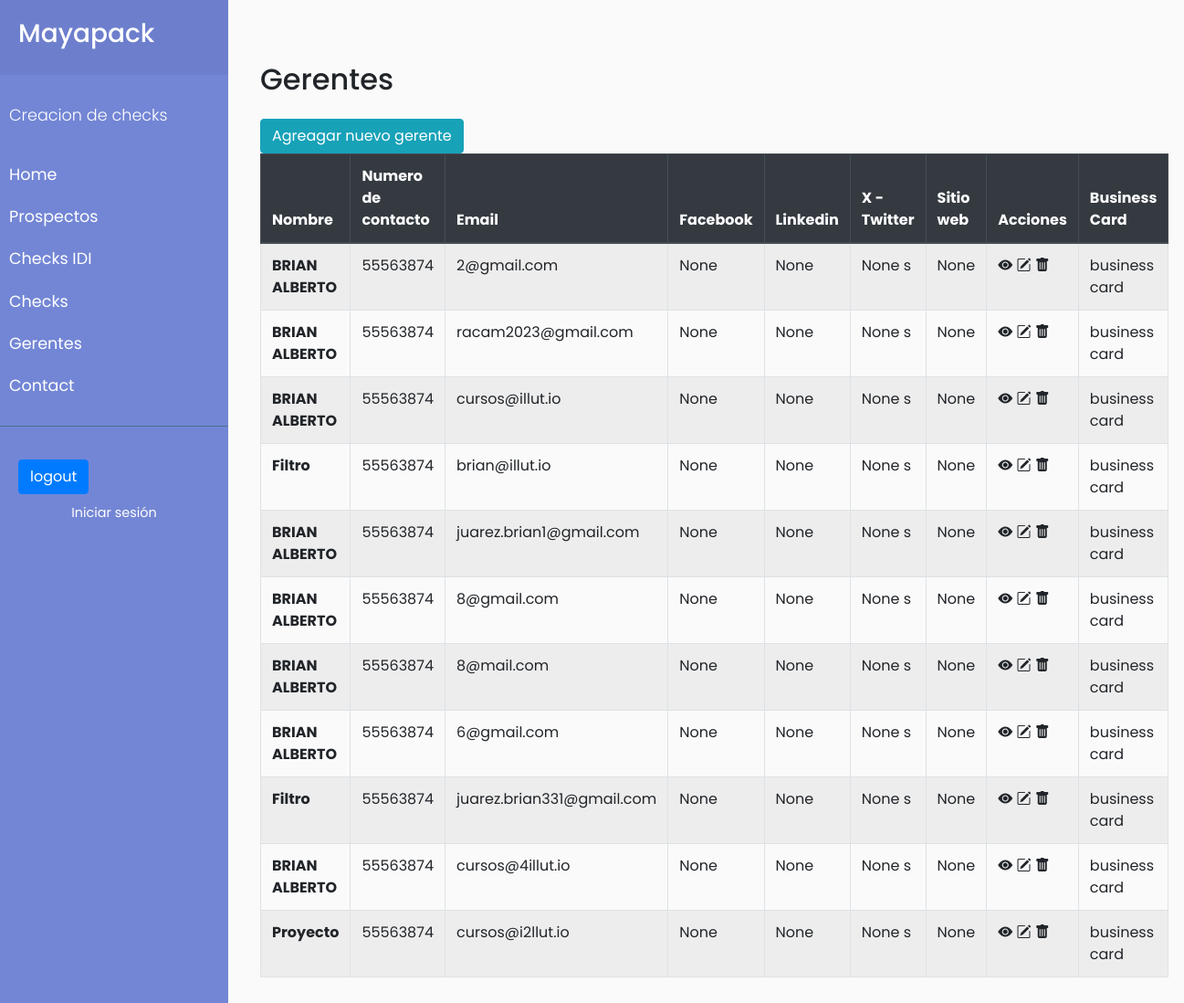
/vendedores, run on an earlier commit of the app's database.
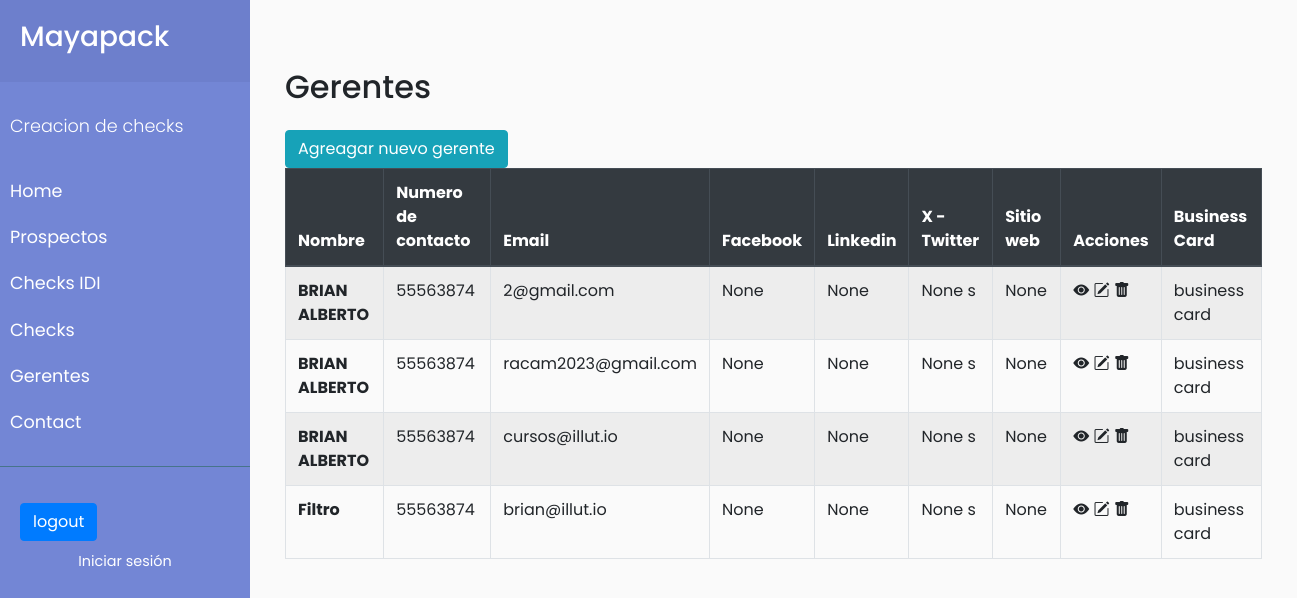
And on a later commit of the database.
### bc/models.py (models this page shows, shortened)
class Vendedores(models.Model):
    nombre = models.CharField(max_length=100)
    numero_contacto = models.CharField(max_length=20, blank=True )
    email = models.EmailField(unique=True, blank=True)
    facebook = models.URLField(blank=True, null=True)
    x_twitter = models.URLField(blank=True, null=True, verbose_name="X (Twitter)")
    instagram = models.URLField(blank=True, null=True)
    linkedin = models.URLField(blank=True, null=True)
    sitio_web = models.URLField(blank=True, null=True)
    video_corporativo = models.URLField(blank=True, null=True)

### bc/views.py (the view)
# urls.py: path('vendedores',views.listar_vendedores.as_view(), name='vendedores'),
class listar_vendedores(ListView):
    model=Vendedores

### templates/bc/vendedores_list.html (shortened to what this page needs)
{% extends 'base.html' %}
{% block content %}
{% load static %}
<div id="content">
<div class="container mt-5">
    <h2 class="mb-4">Gerentes</h2>
     <button type="button" class="btn btn-info">
                        <a href="{% url 'vendedorC' %}" ><span>Agreagar nuevo gerente</span></a>
                    </button>
    <table class="table table-striped table-bordered">
        <thead class="thead-dark">
            <tr>
                <th scope="col">Nombre </th>
                <th scope="col">Numero de contacto</th>
                <th scope="col">Email</th>
                <th scope="col">Facebook</th>
                <th scope="col">Linkedin</th>
                 <th scope="col"> X - Twitter</th>
                <th scope="col">Sitio web</th>
                <th scope="col">Acciones</th>
                <th scope="col">Business Card</th>
            </tr>
        </thead>
        <tbody>
        {%if object_list %}
           {%for obj in object_list %}
                <tr>
                    <th scope="row">{{obj.nombre}} </th>
                    <td > {{obj.numero_contacto}}</td>
                    <td > {{obj.email}}</td>
                    <td > {{obj.facebook}}</td>
                    <td>{{obj.linkedin}}  </td>
                    <td>{{obj.sitio_web}} s</td>
                    <td>{{obj.video_corporativo}} </td>
                    <td>
                        <a href="{% url 'bc' obj.id  %}">  <i class="bi bi-eye-fill"></i></a>
                        <a href="{% url 'vendedorU' obj.id  %}"> <i class="bi bi-pencil-square"></i></a>
                        <a href="{% url 'vendedorD' obj.id  %}"><i class="bi bi-trash-fill"></i></a>
                    </td>
                    <td><a href="{% url 'bc' obj.id  %}">business card  </a> </td>
                </tr>
            {%endfor%}
        {%else%}
        <h1>No hay elementos a mostrar</h1>
        {%endif%}
        </tbody>
    </table>
</div>
</div>
{% endblock %}

### templates/base.html (shortened to what this page needs)
<!DOCTYPE html>
<html lang="es">
<head>
    <link href="https://stackpath.bootstrapcdn.com/bootstrap/4.5.2/css/bootstrap.min.css" rel="stylesheet">
    <link rel="stylesheet" href="https://cdn.jsdelivr.net/npm/bootstrap-icons@1.11.3/font/bootstrap-icons.min.css">
{% load static %}
    <link rel="stylesheet" href="{% static 'cotizaciones/css/sidemenu.css' %}">
</head>
<body>
    <div class="wrapper">
        <nav id="sidebar">
            <div class="sidebar-header">
                <h3>Mayapack</h3>
            </div>
            <ul class="list-unstyled components">
                <p>Creacion de checks</p>
                <li>
                    <a href="{% url 'index'  %}">Home</a>
                </li>
                <li>
                    <a href="{% url 'clientes'  %}">Prospectos</a>
                </li>
                <li>
                    <a href="{% url 'idi'  %}">Checks IDI </a>
                </li>
                 <li>
                    <a href="{% url 'cotizaciones'  %}">Checks</a>
                </li>
                <li>
                    <a href="{% url 'vendedores'  %}">Gerentes</a>
                </li>
                <li>
                    <a href="#">Contact</a>
                </li>
            </ul>
            <ul class="list-unstyled CTAs">
                <form method="POST" action="{% url 'logout' %}">
            <button  class="btn btn-primary" type="submit">logout</button>
            <li class="article"><a href="{% url 'login'%}?next={{request.path}}">Iniciar sesión</a></li>
                </form>
            </ul>
        </nav>
        {% block content %}{% endblock %}
    </div>
</body>
</html>

### cotizaciones/static/cotizaciones/css/sidemenu.css (style rules this page uses)
body { font-family: 'Poppins', sans-serif; background: #fafafa; }
p { font-family: 'Poppins', sans-serif; font-size: 1.1em; font-weight: 300; line-height: 1.7em; color: #999; }
a, a:hover, a:focus { color: inherit; text-decoration: none; transition: all 0.3s; }
.wrapper { display: flex; width: 100%; align-items: stretch; }
#sidebar { min-width: 250px; max-width: 250px; background: #7386D5; color: #fff; transition: all 0.3s; }
#sidebar .sidebar-header { padding: 20px; background: #6d7fcc; }
#sidebar ul.components { padding: 20px 0; border-bottom: 1px solid #47748b; }
#sidebar ul p { color: #fff; padding: 10px; }
#sidebar ul li a { padding: 10px; font-size: 1.1em; display: block; }
ul.CTAs { padding: 20px; }
ul.CTAs a { text-align: center; font-size: 0.9em !important; display: block; border-radius: 5px; margin-bottom: 5px; }
#content { width: 100%; padding: 20px; min-height: 100vh; transition: all 0.3s; }

What changed in the data, as far as the page shows it:
removed Vendedores: nombre "BRIAN ALBERTO", numero_contacto "55563874", email "juarez.brian1@gmail.com", facebook "None", linkedin "None", sitio_web "None", video_corporativo "None"
removed Vendedores: nombre "BRIAN ALBERTO", numero_contacto "55563874", email "8@gmail.com", facebook "None", linkedin "None", sitio_web "None", video_corporativo "None"
removed Vendedores: nombre "BRIAN ALBERTO", numero_contacto "55563874", email "8@mail.com", facebook "None", linkedin "None", sitio_web "None", video_corporativo "None"
removed Vendedores: nombre "BRIAN ALBERTO", numero_contacto "55563874", email "6@gmail.com", facebook "None", linkedin "None", sitio_web "None", video_corporativo "None"
removed Vendedores: nombre "Filtro", numero_contacto "55563874", email "juarez.brian331@gmail.com", facebook "None", linkedin "None", sitio_web "None", video_corporativo "None"
removed Vendedores: nombre "BRIAN ALBERTO", numero_contacto "55563874", email "cursos@4illut.io", facebook "None", linkedin "None", sitio_web "None", video_corporativo "None"
removed Vendedores: nombre "Proyecto", numero_contacto "55563874", email "cursos@i2llut.io", facebook "None", linkedin "None", sitio_web "None", video_corporativo "None"
